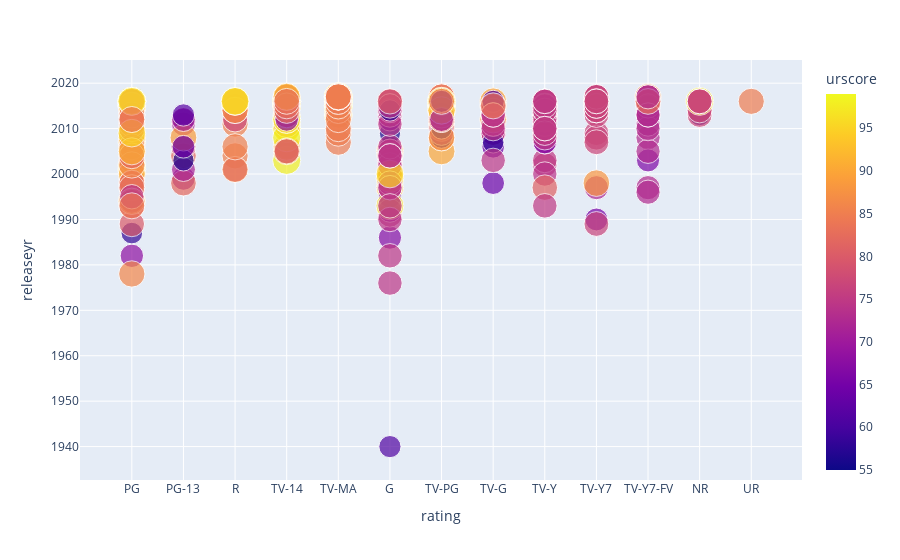
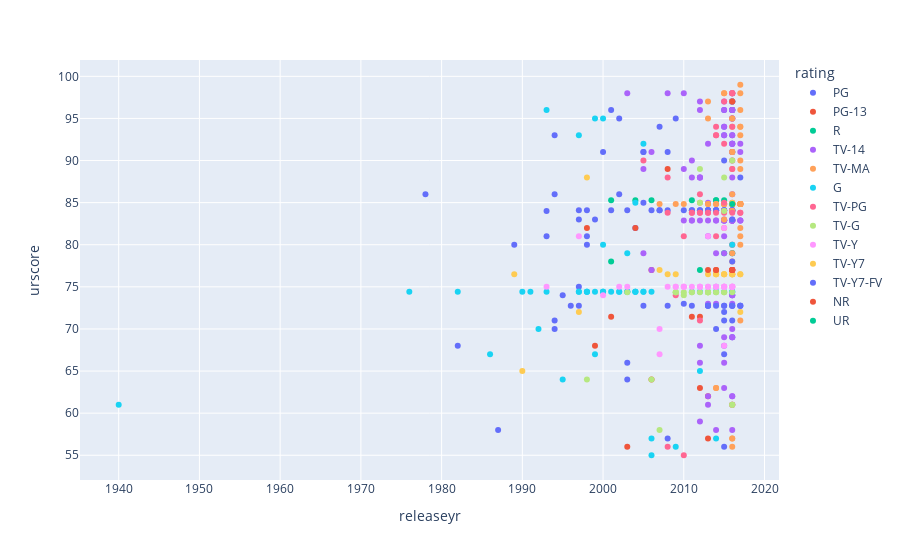

Here is the notebook cell these charts were saved with, in order:
### Code cell
plot7 = px.scatter(df2, x='releaseyr', y='urscore', color='rating', )

plot9 = px.scatter(df2, x='rating', y='releaseyr', color='urscore', size='urscore')
plot9.show(),
plot7.show()

### Figure 1 — Plotly figure (JSON) as saved in the notebook; plotly's stock layout.template omitted (floating-point values rounded to 4 significant figures; data arrays with more than 128 entries replaced by an {"elided": "..."} marker saying what was removed)
{"data": [{"hovertemplate": "rating=%{x}<br>releaseyr=%{y}<br>urscore=%{marker.color}<extra></extra>", "legendgroup": "", "marker": {"color": {"elided": "501 float values"}, "coloraxis": "coloraxis", "size": {"elided": "501 float values"}, "sizemode": "area", "sizeref": 0.2475, "symbol": "circle"}, "mode": "markers", "name": "", "orientation": "v", "showlegend": false, "type": "scatter", "x": {"elided": "501 str values"}, "xaxis": "x", "y": {"elided": "501 int values"}, "yaxis": "y"}], "layout": {"coloraxis": {"colorbar": {"title": {"text": "urscore"}}, "colorscale": [[0, "#0d0887"], [0.1111, "#46039f"], [0.2222, "#7201a8"], [0.3333, "#9c179e"], [0.4444, "#bd3786"], [0.5556, "#d8576b"], [0.6667, "#ed7953"], [0.7778, "#fb9f3a"], [0.8889, "#fdca26"], [1, "#f0f921"]]}, "legend": {"itemsizing": "constant", "tracegroupgap": 0}, "margin": {"t": 60}, "xaxis": {"anchor": "y", "domain": [0, 1], "title": {"text": "rating"}}, "yaxis": {"anchor": "x", "domain": [0, 1], "title": {"text": "releaseyr"}}}}

### Figure 2 — Plotly figure (JSON) as saved in the notebook; plotly's stock layout.template omitted (floating-point values rounded to 4 significant figures)
{"data": [{"hovertemplate": "rating=PG<br>releaseyr=%{x}<br>urscore=%{y}<extra></extra>", "legendgroup": "PG", "marker": {"color": "#636efa", "symbol": "circle"}, "mode": "markers", "name": "PG", "orientation": "v", "showlegend": true, "type": "scatter", "x": [2015, 2016, 2014, 2003, 2001, 2016, 2016, 2005, 1982, 2001, 2007, 2008, 2015, 1999, 2016, 2016, 2016, 2016, 2016, 2016, 2016, 1998, 1997, 2016, 2014, 2015, 1997, 1994, 2002, 2007, 2016, 2015, 2003, 2000, 1998, 2014, 1994, 1993, 1978, 1987, 1989, 2007, 1998, 2016, 2013, 2013, 2014, 2016, 2015, 2015, 2013, 2008, 2008, 1997, 2011, 2005, 1994, 2011, 2006, 2014, 2010, 1994, 2015, 2015, 2002, 1995, 2004, 1993, 2005, 2015, 2013, 2012, 2016, 2016, 2016, 2009, 2012], "xaxis": "x", "y": [96, 74, 84.1, 64, 96, 84.1, 84.1, 91, 68, 84.1, 84.1, 84.1, 84.1, 83, 96, 84.1, 93, 97, 92, 97, 69, 81, 75, 92, 70, 94, 84.1, 71, 95, 94, 98, 71, 84.1, 91, 80, 84.1, 93, 81, 86, 58, 80, 84.1, 84.1, 79, 84.1, 84.1, 84.1, 84.1, 72, 90, 84.1, 57, 91, 83, 84.1, 85, 70, 84.1, 84.1, 84.1, 84.1, 86, 84.1, 84.1, 86, 74, 82, 84, 91, 93, 84.1, 84.1, 97, 84.1, 96, 95, 84.1], "yaxis": "y"}, {"hovertemplate": "rating=PG-13<br>releaseyr=%{x}<br>urscore=%{y}<extra></extra>", "legendgroup": "PG-13", "marker": {"color": "#EF553B", "symbol": "circle"}, "mode": "markers", "name": "PG-13", "orientation": "v", "showlegend": true, "type": "scatter", "x": [1999, 2004, 2006, 2011, 1998, 2001, 2012, 2003, 2008, 2012, 2006, 2013], "xaxis": "x", "y": [68, 82, 77, 71.44, 82, 71.44, 63, 56, 89, 71.44, 64, 62], "yaxis": "y"}, {"hovertemplate": "rating=R<br>releaseyr=%{x}<br>urscore=%{y}<extra></extra>", "legendgroup": "R", "marker": {"color": "#00cc96", "symbol": "circle"}, "mode": "markers", "name": "R", "orientation": "v", "showlegend": true, "type": "scatter", "x": [2015, 2011, 2015, 2004, 2001, 2016, 2012, 2014, 2014, 2016, 2016, 2001, 2016, 2006], "xaxis": "x", "y": [85.29, 85.29, 79, 85.29, 78, 79, 77, 85.29, 85.29, 97, 91, 85.29, 96, 85.29], "yaxis": "y"}, {"hovertemplate": "rating=TV-14<br>releaseyr=%{x}<br>urscore=%{y}<extra></extra>", "legendgroup": "TV-14", "marker": {"color": "#ab63fa", "symbol": "circle"}, "mode": "markers", "name": "TV-14", "orientation": "v", "showlegend": true, "type": "scatter", "x": [2016, 2013, 2012, 2012, 2016, 2015, 2013, 2015, 2016, 2016, 2014, 2016, 2016, 2016, 2016, 2012, 2013, 2010, 2016, 2017, 2016, 2015, 2016, 2006, 2016, 2012, 2015, 2016, 2011, 2003, 2011, 2016, 2006, 2016, 2015, 2012, 2016, 2016, 2016, 2016, 2016, 2016, 2011, 2016, 2014, 2015, 2010, 2015, 2016, 2016, 2016, 2010, 2015, 2014, 2016, 2016, 2016, 2016, 2015, 2011, 2014, 2015, 2016, 2016, 2016, 2008, 2012, 2016, 2013, 2016, 2015, 2015, 2016, 2016, 2016, 2016, 2016, 2016, 2016, 2015, 2005, 2016, 2016, 2013, 2012, 2013, 2015, 2016, 2014, 2015, 2012, 2016, 2015, 2013, 2016, 2017, 2005, 2012, 2016, 2016, 2014, 2017, 2017, 2015, 2017, 2016], "xaxis": "x", "y": [96, 62, 66, 59, 82.87, 82.87, 61, 96, 80, 83, 58, 82.87, 95, 97, 86, 88, 85, 82.87, 82.87, 82.87, 98, 66, 77, 77, 82.87, 82.87, 82.87, 82.87, 88, 98, 82.87, 84, 91, 77, 63, 96, 85, 62, 98, 82.87, 58, 95, 82.87, 91, 82.87, 97, 89, 68, 84, 61, 92, 98, 69, 75, 70, 97, 91, 82.87, 82.87, 90, 79, 94, 93, 62, 96, 98, 88, 88, 73, 82.87, 79, 81, 92, 74, 82.87, 95, 69, 90, 95, 83, 89, 96, 69, 82.87, 88, 92, 82.87, 73, 73, 93, 97, 74, 82.87, 81, 82.87, 91, 79, 68, 82.87, 82.87, 82.87, 82.87, 82.87, 82.87, 92, 82.87], "yaxis": "y"}, {"hovertemplate": "rating=TV-MA<br>releaseyr=%{x}<br>urscore=%{y}<extra></extra>", "legendgroup": "TV-MA", "marker": {"color": "#FFA15A", "symbol": "circle"}, "mode": "markers", "name": "TV-MA", "orientation": "v", "showlegend": true, "type": "scatter", "x": [2016, 2016, 2017, 2016, 2007, 2016, 2016, 2015, 2016, 2016, 2016, 2016, 2016, 2016, 2013, 2014, 2014, 2017, 2017, 2017, 2013, 2016, 2017, 2013, 2016, 2015, 2016, 2015, 2017, 2016, 2016, 2017, 2016, 2015, 2016, 2015, 2016, 2015, 2016, 2016, 2016, 2017, 2017, 2016, 2013, 2016, 2016, 2016, 2016, 2017, 2015, 2014, 2009, 2016, 2016, 2010, 2015, 2014, 2016, 2012, 2017, 2016, 2016, 2017, 2017, 2016, 2017, 2016, 2017, 2016, 2017, 2017, 2016, 2016, 2015, 2016, 2017, 2017, 2017, 2017, 2017, 2017], "xaxis": "x", "y": [84.83, 84.83, 99, 84.83, 84.83, 79, 90, 84.83, 95, 56, 80, 84.83, 84.83, 84.83, 97, 63, 63, 84.83, 84.83, 93, 84.83, 84.83, 94, 95, 84.83, 98, 84.83, 84.83, 90, 91, 91, 84.83, 84.83, 83, 95, 84.83, 94, 82, 98, 84.83, 84.83, 82, 81, 97, 84.83, 84, 57, 84, 61, 80, 84.83, 84.83, 84.83, 89, 84.83, 84.83, 98, 84.83, 86, 85, 84.83, 84.83, 84.83, 84.83, 94, 57, 84.83, 84.83, 96, 84.83, 71, 98, 84.83, 78, 84.83, 84.83, 89, 84.83, 84.83, 84.83, 84.83, 84.83], "yaxis": "y"}, {"hovertemplate": "rating=G<br>releaseyr=%{x}<br>urscore=%{y}<extra></extra>", "legendgroup": "G", "marker": {"color": "#19d3f3", "symbol": "circle"}, "mode": "markers", "name": "G", "orientation": "v", "showlegend": true, "type": "scatter", "x": [2003, 2000, 1986, 1991, 1999, 1999, 1997, 2003, 1998, 2002, 1995, 2001, 2000, 2012, 2006, 2005, 2000, 2006, 1940, 2000, 1998, 1992, 2009, 1993, 2003, 1990, 2005, 2004, 2004, 1997, 2005, 2016, 2003, 2012, 2013, 1999, 2002, 2014, 1998, 1997, 2000, 2006, 2014, 2016, 1982, 2011, 2014, 1976, 2004, 1993, 2015, 2004, 2016], "xaxis": "x", "y": [74.42, 74.42, 67, 74.42, 74.42, 67, 93, 79, 74.42, 74.42, 64, 74.42, 74.42, 74.42, 57, 92, 80, 55, 61, 74.42, 74.42, 70, 56, 96, 74.42, 74.42, 74.42, 74.42, 85, 74.42, 74.42, 74.42, 74.42, 65, 74.42, 95, 74.42, 74.42, 74.42, 74.42, 95, 74.42, 74.42, 74.42, 74.42, 74.42, 57, 74.42, 74.42, 74.42, 74.42, 74.42, 80], "yaxis": "y"}, {"hovertemplate": "rating=TV-PG<br>releaseyr=%{x}<br>urscore=%{y}<extra></extra>", "legendgroup": "TV-PG", "marker": {"color": "#FF6692", "symbol": "circle"}, "mode": "markers", "name": "TV-PG", "orientation": "v", "showlegend": true, "type": "scatter", "x": [2017, 2013, 2005, 2011, 2008, 2008, 2011, 2014, 2010, 2015, 2009, 2014, 2015, 2014, 2015, 2012, 2010, 2016, 2015, 2008, 2016, 2017, 2015, 2012, 2014, 2013, 2012, 2016, 2016, 2014, 2012, 2016, 2016], "xaxis": "x", "y": [83.81, 83.81, 90, 83.81, 83.81, 56, 83.81, 83.81, 81, 92, 74, 81, 85, 94, 97, 86, 55, 89, 83.81, 88, 98, 83.81, 84, 83.81, 93, 83.81, 83.81, 98, 94, 93, 71, 61, 83.81], "yaxis": "y"}, {"hovertemplate": "rating=TV-G<br>releaseyr=%{x}<br>urscore=%{y}<extra></extra>", "legendgroup": "TV-G", "marker": {"color": "#B6E880", "symbol": "circle"}, "mode": "markers", "name": "TV-G", "orientation": "v", "showlegend": true, "type": "scatter", "x": [2016, 2013, 2012, 2013, 2016, 2010, 2009, 2009, 2009, 2016, 2013, 2006, 2007, 2015, 2015, 2012, 2011, 2014, 2012, 1998, 2011, 2003, 2014, 2015, 2010, 2016, 2013, 2013, 2015], "xaxis": "x", "y": [74.36, 74.36, 85, 74.36, 61, 74, 74.36, 74.36, 74.36, 90, 74.36, 64, 58, 88, 74.36, 74.36, 74.36, 74.36, 89, 64, 74.36, 74.36, 74.36, 74.36, 74.36, 61, 74.36, 74.36, 84], "yaxis": "y"}, {"hovertemplate": "rating=TV-Y<br>releaseyr=%{x}<br>urscore=%{y}<extra></extra>", "legendgroup": "TV-Y", "marker": {"color": "#FF97FF", "symbol": "circle"}, "mode": "markers", "name": "TV-Y", "orientation": "v", "showlegend": true, "type": "scatter", "x": [2016, 2015, 2012, 2015, 2002, 2003, 2016, 2010, 2016, 2007, 2009, 2013, 2015, 2016, 2013, 2015, 2007, 2000, 2013, 2016, 2012, 2008, 2012, 2015, 2015, 2014, 2011, 2014, 2015, 2009, 1997, 1993, 2010, 2016, 2016, 2010], "xaxis": "x", "y": [75, 75, 75, 75, 75, 75, 77, 75, 75, 70, 75, 81, 75, 75, 75, 75, 67, 74, 75, 75, 75, 75, 75, 82, 68, 75, 75, 75, 75, 75, 81, 75, 75, 75, 75, 75], "yaxis": "y"}, {"hovertemplate": "rating=TV-Y7<br>releaseyr=%{x}<br>urscore=%{y}<extra></extra>", "legendgroup": "TV-Y7", "marker": {"color": "#FECB52", "symbol": "circle"}, "mode": "markers", "name": "TV-Y7", "orientation": "v", "showlegend": true, "type": "scatter", "x": [1997, 2009, 2017, 2008, 1998, 2013, 2017, 2016, 2014, 2016, 2014, 2015, 2016, 2014, 2016, 2015, 2007, 2015, 2017, 1990, 1989, 2016, 2016], "xaxis": "x", "y": [72, 76.5, 72, 76.5, 88, 76.5, 76.5, 85, 76.5, 76.5, 76.5, 76.5, 76.5, 76.5, 76.5, 76.5, 77, 76.5, 76.5, 65, 76.5, 76.5, 76.5], "yaxis": "y"}, {"hovertemplate": "rating=TV-Y7-FV<br>releaseyr=%{x}<br>urscore=%{y}<extra></extra>", "legendgroup": "TV-Y7-FV", "marker": {"color": "#636efa", "symbol": "circle"}, "mode": "markers", "name": "TV-Y7-FV", "orientation": "v", "showlegend": true, "type": "scatter", "x": [2016, 2008, 2017, 2017, 2017, 2003, 2005, 2016, 2016, 2016, 2015, 2011, 2013, 2014, 2010, 2015, 1997, 2015, 1996, 2015, 2016, 2013, 2013, 2016, 2017], "xaxis": "x", "y": [71, 72.75, 72.75, 88, 72.75, 66, 72.75, 72.75, 72.75, 72.75, 67, 72.75, 72.75, 72.75, 73, 72.75, 72.75, 56, 72.75, 72.75, 78, 72.75, 72.75, 83, 72.75], "yaxis": "y"}, {"hovertemplate": "rating=NR<br>releaseyr=%{x}<br>urscore=%{y}<extra></extra>", "legendgroup": "NR", "marker": {"color": "#EF553B", "symbol": "circle"}, "mode": "markers", "name": "NR", "orientation": "v", "showlegend": true, "type": "scatter", "x": [2016, 2016, 2014, 2013, 2013, 2014, 2016, 2016, 2016, 2016], "xaxis": "x", "y": [77, 77, 77, 57, 77, 77, 97, 77, 77, 77], "yaxis": "y"}, {"hovertemplate": "rating=UR<br>releaseyr=%{x}<br>urscore=%{y}<extra></extra>", "legendgroup": "UR", "marker": {"color": "#00cc96", "symbol": "circle"}, "mode": "markers", "name": "UR", "orientation": "v", "showlegend": true, "type": "scatter", "x": [2016], "xaxis": "x", "y": [84.82], "yaxis": "y"}], "layout": {"legend": {"title": {"text": "rating"}, "tracegroupgap": 0}, "margin": {"t": 60}, "xaxis": {"anchor": "y", "domain": [0, 1], "title": {"text": "releaseyr"}}, "yaxis": {"anchor": "x", "domain": [0, 1], "title": {"text": "urscore"}}}}
